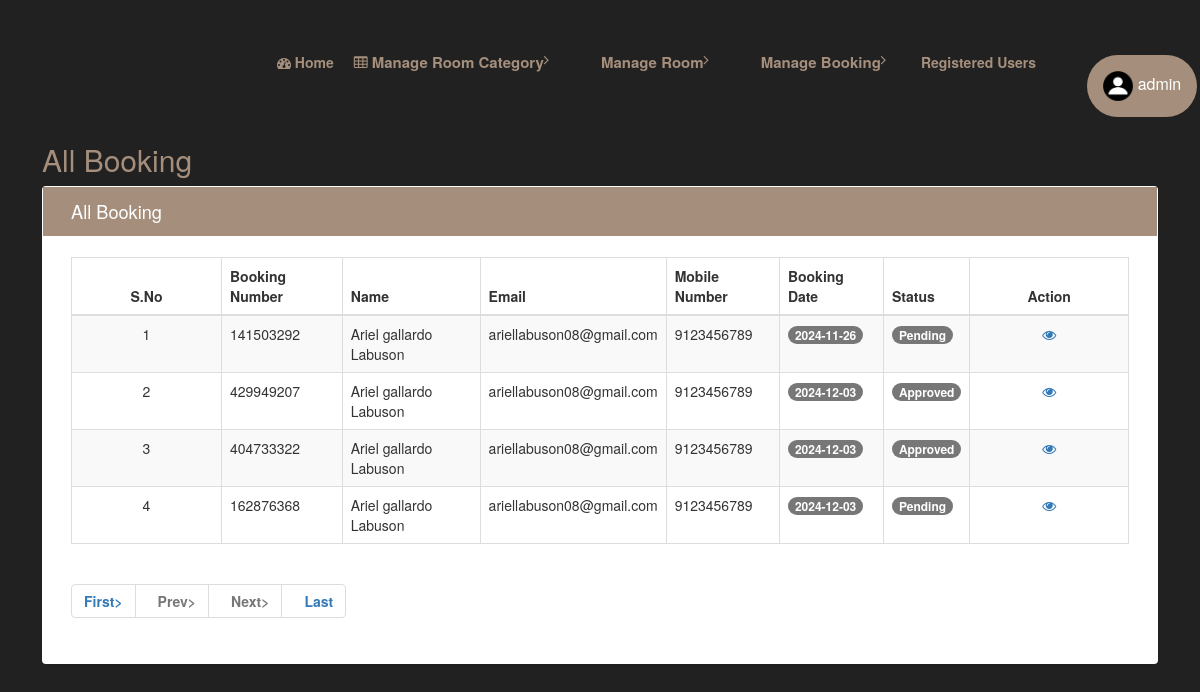
Page /admin/all-booking.php (signed in) on the committed database.
### tables this page shows
CREATE TABLE `tblbooking` (
  `ID` int(10) NOT NULL,
  `RoomId` int(5) DEFAULT NULL,
  `BookingNumber` varchar(120) DEFAULT NULL,
  `UserID` int(5) NOT NULL,
  `IDType` varchar(120) DEFAULT NULL,
  `Gender` varchar(50) DEFAULT NULL,
  `Address` mediumtext DEFAULT NULL,
  `CheckinDate` varchar(200) DEFAULT NULL,
  `CheckoutDate` varchar(200) DEFAULT NULL,
  `BookingDate` date DEFAULT current_timestamp(),
  `Remark` varchar(50) DEFAULT NULL,
  `Status` varchar(50) DEFAULT 'Pending',
  `downPay` int(255) NOT NULL,
  `UpdationDate` timestamp NULL DEFAULT NULL ON UPDATE current_timestamp(),
  `extendDate` date DEFAULT NULL,
  `pool` int(60) NOT NULL,
  `food` int(60) NOT NULL
);

CREATE TABLE `tbluser` (
  `ID` int(10) NOT NULL,
  `FullName` varchar(200) DEFAULT NULL,
  `MobileNumber` bigint(10) DEFAULT NULL,
  `Email` varchar(120) DEFAULT NULL,
  `avatar` text DEFAULT NULL,
  `Password` varchar(120) DEFAULT NULL,
  `status` tinyint(1) NOT NULL,
  `privilege` varchar(255) NOT NULL DEFAULT 'unblocked',
  `code` text NOT NULL,
  `RegDate` timestamp NULL DEFAULT current_timestamp()
);

### admin/all-booking.php (the view, shortened to what this page needs)
<?php
if (strlen($_SESSION['hbmsaid']==0)) {
  header('location:logout.php');
  } else{
?>
<!DOCTYPE HTML>
<html>
<head>
<link href="css/style.css" rel='stylesheet' type='text/css' />
<link href="css/font-awesome.css" rel="stylesheet">
<link rel="stylesheet" href="css/icon-font.min.css" type='text/css' />
</head>
<body>
   <div class="page-container">
	<div class="left-content">
	   <div class="inner-content">
			<?php include_once('includes/header.php');?>
			<div class="content">
<div class="women_main">
	<div class="grids">
					<div class="progressbar-heading grids-heading">
						<h2>All Booking</h2>
					</div>
					<div class="panel panel-widget forms-panel">
						<div class="forms">
							<div class="form-grids widget-shadow" data-example-id="basic-forms">
								<div class="form-title">
									<h4>All Booking</h4>
								</div>
								<div class="form-body">
									     <table class="table table-bordered table-striped table-vcenter js-dataTable-full-pagination">
                                <thead>
                                    <tr>
                                        <th class="text-center">S.No</th>
                                        <th>Booking Number</th>
                                        <th>Name</th>
                                        <th class="d-none d-sm-table-cell">Email</th>
                                        <th class="d-none d-sm-table-cell">Mobile Number</th>
                                        <th class="d-none d-sm-table-cell">Booking Date</th>
                                        <th class="d-none d-sm-table-cell">Status</th>
                                        <th class="text-center" style="width: 15%;">Action</th>
                                       </tr>
                                </thead>
                                <tbody>
                                    <?php
                                    if (isset($_GET['pageno'])) {
            $pageno = $_GET['pageno'];
        } else {
            $pageno = 1;
        }
        $no_of_records_per_page = 6;
        $offset = ($pageno-1) * $no_of_records_per_page;
        $ret = "SELECT ID FROM tblbooking";
$query1 = $dbh -> prepare($ret);
$query1->execute();
$total_rows=$query1->rowCount();
$total_pages = ceil($total_rows / $no_of_records_per_page);
$sql="SELECT tbluser.*,tblbooking.BookingNumber,tblbooking.ID,tblbooking.Status,tblbooking.BookingDate from tblbooking join tbluser on tblbooking.UserID=tbluser.ID  LIMIT $offset, $no_of_records_per_page";
$query = $dbh -> prepare($sql);
$query->execute();
$results=$query->fetchAll(PDO::FETCH_OBJ);
if ($pageno == 1) {
	$cnt=1;
}
elseif ($pageno == 2) {
	$cnt=7;
}
else{
	$cnt=13;
}
if($query->rowCount() > 0)
{
foreach($results as $row)
{               ?>
                                    <tr>
                                        <td class="text-center"><?php echo htmlentities($cnt);?></td>
                                        <td class="font-w600"><?php  echo htmlentities($row->BookingNumber);?></td>
                                        <td class="font-w600"><?php  echo htmlentities($row->FullName);?></td>
                                        <td class="d-none d-sm-table-cell"><?php  echo htmlentities($row->Email);?></td>
                                        <td class="d-none d-sm-table-cell"><?php  echo htmlentities($row->MobileNumber);?></td>
                                        <td class="d-none d-sm-table-cell">
                                            <span class="badge badge-primary"><?php  echo htmlentities($row->BookingDate);?></span>
                                        </td>
                                         <?php if($row->Status==""){ ?>
                     <td class="font-w600"><?php echo "Not Updated Yet"; ?></td>
<?php } else { ?>
                                        <td class="d-none d-sm-table-cell">
                                            <span class="badge badge-primary"><?php  echo htmlentities($row->Status);?></span>
                                        </td>
<?php } ?>
                                         <td class="text-center"><a href="view-booking-detail.php?bookingid=<?php echo htmlentities ($row->BookingNumber);?>"><i class="fa fa-eye" aria-hidden="true"></i></a></td>
                                    </tr>
                                    <?php $cnt=$cnt+1;}} else { ?>
                                 <tr>
                                	<td colspan="8" style="color:red; font-size:22px; text-align:center">No record found</td>
                                </tr>
                            <?php } ?>
                                </tbody>
                            </table>
                            <div align="left">
    <ul class="pagination" >
        <li><a href="?pageno=1"><strong>First></strong></a></li>
        <li class="<?php if($pageno <= 1){ echo 'disabled'; } ?>">
            <a href="<?php if($pageno <= 1){ echo '#'; } else { echo "?pageno=".($pageno - 1); } ?>"><strong style="padding-left: 10px">Prev></strong></a>
        </li>
        <li class="<?php if($pageno >= $total_pages){ echo 'disabled'; } ?>">
            <a href="<?php if($pageno >= $total_pages){ echo '#'; } else { echo "?pageno=".($pageno + 1); } ?>"><strong style="padding-left: 10px">Next></strong></a>
        </li>
        <li><a href="?pageno=<?php echo $total_pages; ?>"><strong style="padding-left: 10px">Last</strong></a></li>
    </ul>
</div>
								</div>
							</div>
						</div>
					</div>
				</div>
</div>
</div>
</body>
</html><?php }  ?>

### rows in the picture
tblbooking: BookingNumber "141503292", UserID.FullName "Ariel gallardo Labuson", UserID.Email "ariellabuson08@gmail.com", UserID.MobileNumber "9123456789", BookingDate "2024-11-26", Status "Pending"
tblbooking: BookingNumber "429949207", UserID.FullName "Ariel gallardo Labuson", UserID.Email "ariellabuson08@gmail.com", UserID.MobileNumber "9123456789", BookingDate "2024-12-03", Status "Approved"
tblbooking: BookingNumber "404733322", UserID.FullName "Ariel gallardo Labuson", UserID.Email "ariellabuson08@gmail.com", UserID.MobileNumber "9123456789", BookingDate "2024-12-03", Status "Approved"
tblbooking: BookingNumber "162876368", UserID.FullName "Ariel gallardo Labuson", UserID.Email "ariellabuson08@gmail.com", UserID.MobileNumber "9123456789", BookingDate "2024-12-03", Status "Pending"
